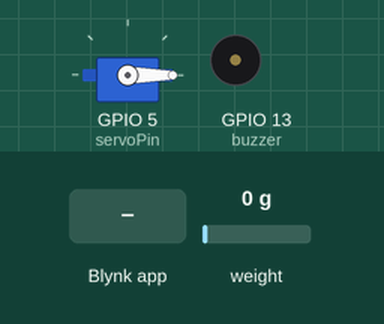
Simulated run of this sketch. Board: ESP8266 (NodeMCU). On the bench: servo, buzzer (waves = sounding, pin HIGH). Inputs (shaded band) come from the test bench; at power-on: weight on the scale 0 g. WiFi joins after 1.5 s; servers stay silent unless stated; what the sketch prints to the serial monitor is not drawn.

Above: at 8.0 s.
8.1 s: Blynk app writes 1 to V2
9.6 s: Blynk app writes 1 to V1
At 10.9 s:
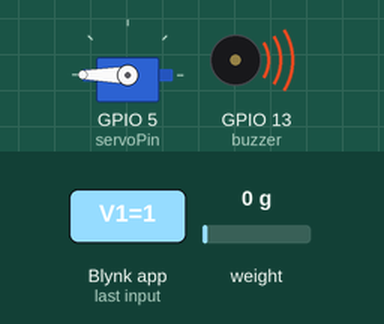
11.2 s: Blynk app writes 0 to V1
At 12.7 s:
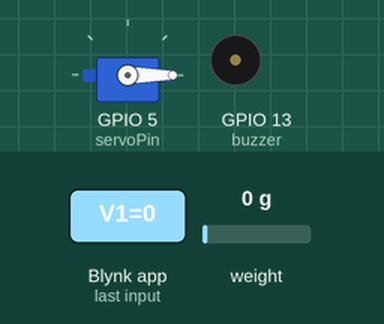
14.2 s: Blynk app writes 200 to V1
At 14.9 s:
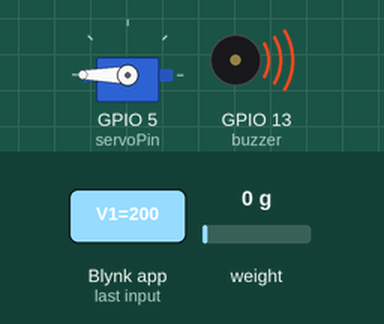
Timing chart, 0 to 16.8 s (numbered marks = the images above; inputs shaded):
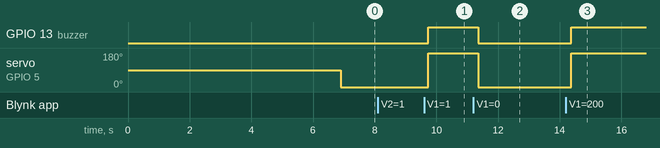

The sketch:

feederver.ino
```cpp
#define BLYNK_PRINT Serial
#include <ESP8266WiFi.h>
#include "HX711.h"
#include <BlynkSimpleEsp8266.h>
#include <Servo.h>
int servoPin = 5;
Servo Servo1;
#define DOUT   14
#define CLk    12
#define buzzer 13
HX711 scale;
int   weight;
float calibration_factor = -706600.00;
char auth[] = "TB76AddbGwniz5i_wQpzayylJvfSUB9d";
char ssid[] = "lg v30+";
char pass[] = "123455678";
int show;
int slval;
int btnval;


BLYNK_WRITE(V1)
{
  int pinValue = param.asInt(); // assigning incoming value from pin V1 to a variable(food weight)
  slval = pinValue;
}

BLYNK_WRITE(V2)
{
  int pinValue = param.asInt(); // assigning incoming value from pin V1 to a variable(switch)
  btnval = pinValue;
  Serial.println("V2 value is: \n");
  Serial.println(pinValue);
  Serial.print("V1 Slider value is:\n");
  Serial.println(slval);
}


void setup()
{
  // Debug console
  pinMode(13, OUTPUT);//buzzer
  Serial.begin(9600);
  scale.begin(DOUT,CLk);

  scale.set_scale();
  scale.tare(); //Reset the scale to 0
  long zero_factor = scale.read_average();
  Servo1.attach(servoPin);

  Blynk.begin(auth, ssid, pass);
  WiFi.begin(ssid, pass);
  {
  delay(1000);
  Serial.print(".");

  }
  Serial.println("");
  Serial.println("WiFi connected");
  delay(2000);

   //timer.setInterval(1000L, myTimerEvent);
}

void loop()
{
  Blynk.run();
  scale.set_scale(calibration_factor); //Adjust to this calibration factor
  weight = scale.get_units()*1000;
  Serial.println("weight \n ");
  Serial.print(weight);
  Serial.print(" g");
  Blynk.virtualWrite(V3, weight);
  if(btnval==HIGH){
     Servo1.write(180);
     show=1;
  }
   if(weight>=slval)
      { Servo1.write(-180);
        show=0;
      }
   Blynk.virtualWrite(V5,show);
   if (show == 1){
    digitalWrite(buzzer,HIGH);
    }
   else
     digitalWrite(buzzer,LOW);


}
```

Measured:
- after the input at 8.1 s, every drawn part: stays the same
- after the input at 9.6 s, GPIO 13 (buzzer): LOW → HIGH after 0.14 s; servo on GPIO 5 (servoPin): 0° → 180° after 0.14 s
- after the input at 11.2 s, GPIO 13 (buzzer): HIGH → LOW after 0.15 s; servo on GPIO 5 (servoPin): 180° → 0° after 0.15 s
- after the input at 14.2 s, GPIO 13 (buzzer): LOW → HIGH after 0.18 s; servo on GPIO 5 (servoPin): 0° → 180° after 0.18 s
